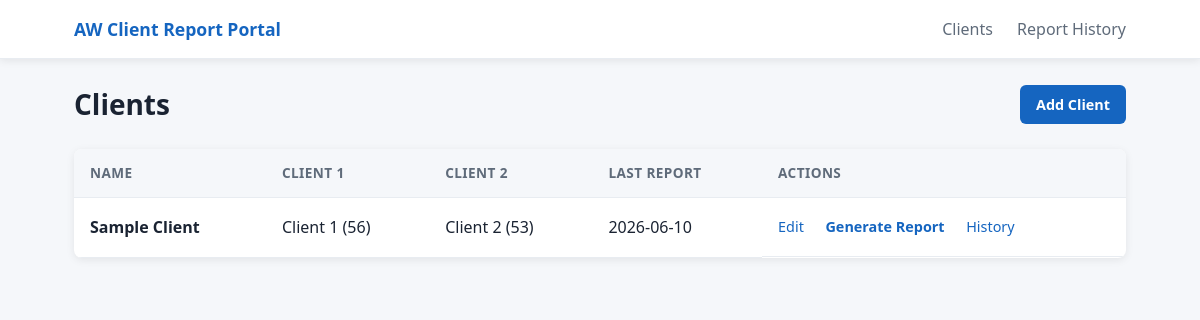
The app's page /clients with its own data.
### tables this page shows
CREATE TABLE clients (
                id INTEGER PRIMARY KEY AUTOINCREMENT,
                display_name TEXT NOT NULL,
                name_client1 TEXT NOT NULL,
                name_client2 TEXT,
                dob_client1 TEXT NOT NULL,
                dob_client2 TEXT,
                ssn_last4_client1 TEXT,
                ssn_last4_client2 TEXT,
                monthly_salary REAL NOT NULL DEFAULT 0,
                monthly_expense_budget REAL NOT NULL DEFAULT 0,
                insurance_deductibles_total REAL NOT NULL DEFAULT 0,
                private_reserve_target_override REAL,
                is_married INTEGER NOT NULL DEFAULT 0,
                created_at TEXT NOT NULL DEFAULT (datetime('now')),
                updated_at TEXT NOT NULL DEFAULT (datetime('now'))
            );

### app/routes/clients.py (the view)
@router.get("/clients", response_class=HTMLResponse)
def clients_page(request: Request):
    return templates.TemplateResponse(
        "clients.html",
        {"request": request, "clients": list_clients()},
    )

### templates/clients.html (shortened to what this page needs)
{% extends "base.html" %}
{% block content %}
<div class="page-header">
  <h1>Clients</h1>
  <a class="btn btn-primary" href="/clients/new">Add Client</a>
</div>
{% if clients %}
<table class="data-table">
  <thead>
    <tr>
      <th>Name</th>
      <th>Client 1</th>
      <th>Client 2</th>
      <th>Last Report</th>
      <th>Actions</th>
    </tr>
  </thead>
  <tbody>
    {% for client in clients %}
    <tr>
      <td><strong>{{ client.display_name }}</strong></td>
      <td>{{ client.name_client1 }} ({{ client.age_client1 }})</td>
      <td>{% if client.is_married %}{{ client.name_client2 }} ({{ client.age_client2 }}){% else %}—{% endif %}</td>
      <td>{{ client.last_report_date or '—' }}</td>
      <td class="actions">
        <a href="/clients/{{ client.id }}">Edit</a>
        <a href="/clients/{{ client.id }}/reports/new" class="btn btn-small">Generate Report</a>
        <a href="/reports?client_id={{ client.id }}">History</a>
      </td>
    </tr>
    {% endfor %}
  </tbody>
</table>
{% else %}
<div class="empty-state">
  <p>No clients yet. Add your first client to get started.</p>
  <a class="btn btn-primary" href="/clients/new">Add Client</a>
</div>
{% endif %}
{% endblock %}

### static/css/style.css (style rules this page uses)
:root { --blue: #1565c0; --blue-dark: #0d47a1; --green: #2e7d32; --red: #c62828; --gray-100: #f5f7fa; --gray-200: #e8ecf1; --gray-600: #5f6b7a; --gray-900: #1a2332; --radius: 8px; --shadow: 0 2px 8px rgba(0, 0, 0, 0.08); }
* { box-sizing: border-box; }
body { margin: 0; font-family: "Segoe UI", system-ui, -apple-system, sans-serif; color: var(--gray-900); background: var(--gray-100); line-height: 1.5; }
.page-header { display: flex; align-items: center; justify-content: space-between; margin-bottom: 1.5rem; flex-wrap: wrap; gap: 1rem; }
h1 { margin: 0; font-size: 1.75rem; }
.btn { display: inline-block; padding: 0.55rem 1rem; border-radius: 6px; text-decoration: none; font-weight: 600; font-size: 0.9rem; border: none; cursor: pointer; }
.btn-primary { background: var(--blue); color: white; }
.btn-small { padding: 0.3rem 0.6rem; font-size: 0.8rem; }
.data-table { width: 100%; border-collapse: collapse; background: white; border-radius: var(--radius); overflow: hidden; box-shadow: var(--shadow); }
.data-table th, .data-table td { padding: 0.85rem 1rem; text-align: left; border-bottom: 1px solid var(--gray-200); }
.data-table th { background: var(--gray-100); font-size: 0.85rem; text-transform: uppercase; letter-spacing: 0.03em; color: var(--gray-600); }
.actions { display: flex; gap: 0.75rem; align-items: center; flex-wrap: wrap; }
.actions a { color: var(--blue); text-decoration: none; font-size: 0.9rem; }

### records on screen
clients: display_name "Sample Client", name_client1 "Client 1", age_client1 "56", name_client2 "Client 2", age_client2 "53", last_report_date "2026-06-10"
